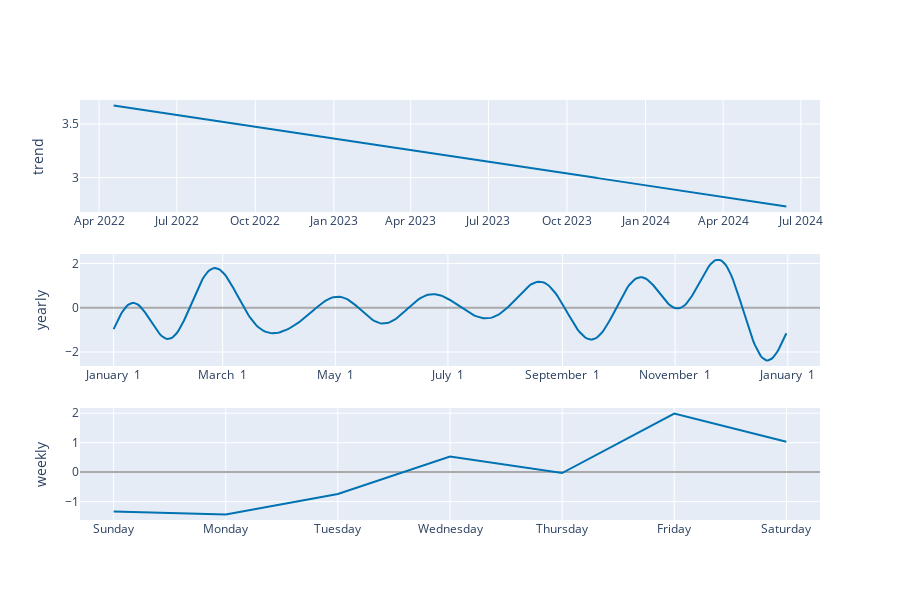

Here is the notebook cell this chart was saved with:
### Code cell
plot_components_plotly(m, forecast)

### Figure 1 — Plotly figure (JSON) as saved in the notebook; plotly's stock layout.template omitted (floating-point values rounded to 4 significant figures; data arrays with more than 128 entries replaced by an {"elided": "..."} marker saying what was removed)
{"data": [{"line": {"color": "#0072B2", "width": 2}, "mode": "lines", "name": "trend", "type": "scatter", "x": {"elided": "244 str values"}, "xaxis": "x", "y": {"elided": "244 float values"}, "yaxis": "y"}, {"line": {"color": "rgba(0, 114, 178, 0.2)", "width": 0}, "mode": "lines", "name": "trend_upper", "type": "scatter", "x": {"elided": "244 str values"}, "xaxis": "x", "y": {"elided": "244 float values"}, "yaxis": "y"}, {"fill": "tonexty", "fillcolor": "rgba(0, 114, 178, 0.2)", "line": {"color": "rgba(0, 114, 178, 0.2)", "width": 0}, "mode": "lines", "name": "trend_lower", "type": "scatter", "x": {"elided": "244 str values"}, "xaxis": "x", "y": {"elided": "244 float values"}, "yaxis": "y"}, {"line": {"color": "#0072B2", "width": 2}, "mode": "lines", "name": "yearly", "type": "scatter", "x": {"elided": "365 str values"}, "xaxis": "x2", "y": {"elided": "365 float values"}, "yaxis": "y2"}, {"line": {"color": "#0072B2", "width": 2}, "mode": "lines", "name": "weekly", "type": "scatter", "x": ["2017-01-01T00:00:00", "2017-01-02T00:00:00", "2017-01-03T00:00:00", "2017-01-04T00:00:00", "2017-01-05T00:00:00", "2017-01-06T00:00:00", "2017-01-07T00:00:00"], "xaxis": "x3", "y": [-1.336, -1.434, -0.7424, 0.5258, -0.0299, 1.985, 1.031], "yaxis": "y3"}], "layout": {"height": 600, "showlegend": false, "width": 900, "xaxis": {"anchor": "y", "domain": [0, 1], "range": ["2022-03-09T14:24:00", "2024-07-23T09:36:00"], "type": "date"}, "xaxis2": {"anchor": "y2", "domain": [0, 1], "range": ["2016-12-13T18:54:02.958904115", "2018-01-18T11:04:57.863013581"], "tickformat": "%B %e", "type": "date"}, "xaxis3": {"anchor": "y3", "domain": [0, 1], "range": ["2016-12-31T16:48:00", "2017-01-07T07:12:00"], "tickformat": "%A", "type": "date"}, "yaxis": {"anchor": "x", "domain": [0.7333, 1], "rangemode": "normal", "title": {"text": "trend"}, "zerolinecolor": "#AAA"}, "yaxis2": {"anchor": "x2", "domain": [0.3667, 0.6333], "title": {"text": "yearly"}, "zerolinecolor": "#AAA"}, "yaxis3": {"anchor": "x3", "domain": [0, 0.2667], "title": {"text": "weekly"}, "zerolinecolor": "#AAA"}}}
